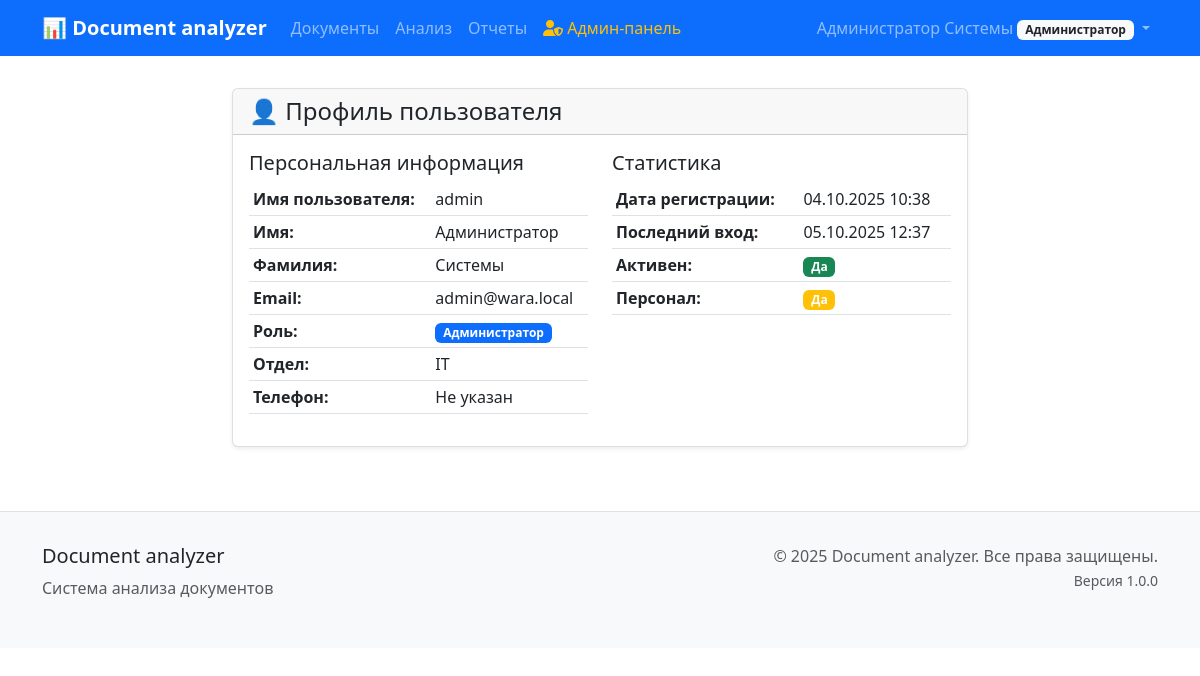
Before: /users/profile/ (signed in) with the older database file.
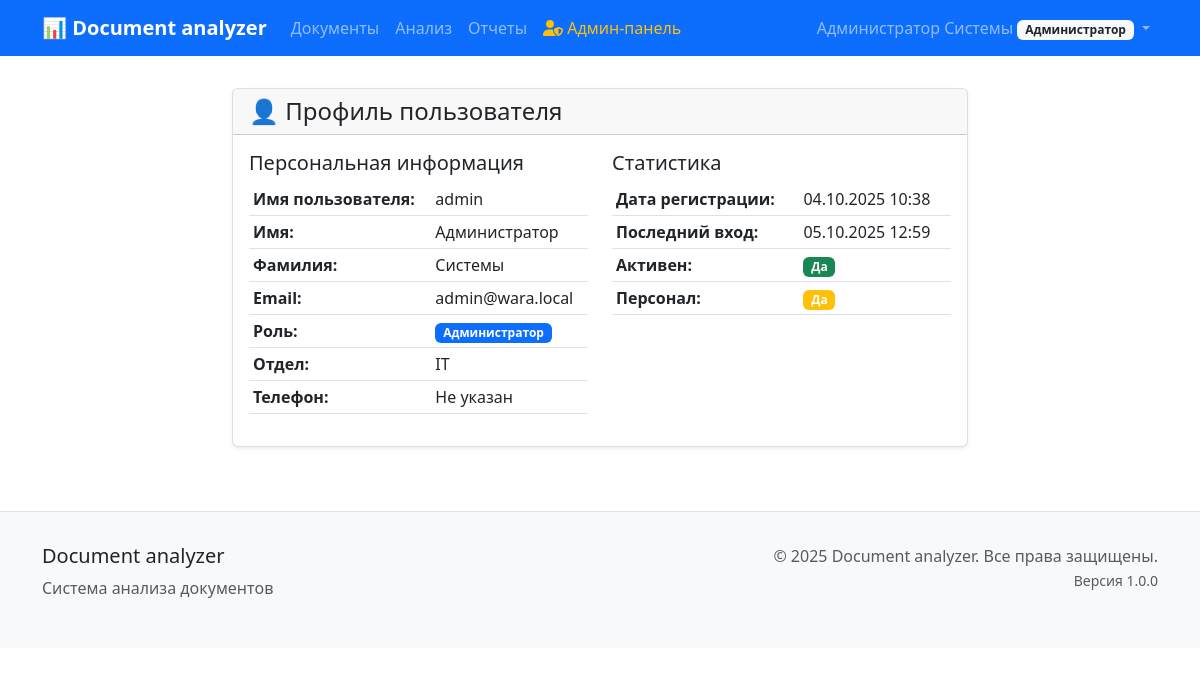
After: the same page with the newer database file.
### users/models.py (models this page shows, shortened)
class User(AbstractUser):
    ROLE_CHOICES = [
        ('admin', 'Администратор'),
        ('manager', 'Руководитель'),
        ('viewer', 'Наблюдатель'),
    ]
    role = models.CharField(
        max_length=20,
        choices=ROLE_CHOICES,
        default='viewer',
        verbose_name='Роль'
    )
    department = models.CharField(
        max_length=100,
        blank=True,
        verbose_name='Отдел'
    )
    phone = models.CharField(
        max_length=20,
        blank=True,
        verbose_name='Телефон'
    )
    notification_settings = models.JSONField(
        default=dict,
        blank=True,
        verbose_name='Настройки уведомлений'
    )
    created_at = models.DateTimeField(
        auto_now_add=True,
        verbose_name='Дата создания'
    )
    updated_at = models.DateTimeField(
        auto_now=True,
        verbose_name='Дата обновления'
    )
    class Meta:
        verbose_name = 'Пользователь'
        verbose_name_plural = 'Пользователи'
        ordering = ['username']

### users/views.py (the view)
# urls.py: path('profile/', views.UserProfileView.as_view(), name='profile'),
class UserProfileView(LoginRequiredMixin, DetailView):
    model = User
    template_name = 'users/profile.html'
    context_object_name = 'profile_user'
    def get_object(self):
        return self.request.user

### templates/users/profile.html (shortened to what the changed rows need)
{% extends 'base/base.html' %}
{% block content %}
<div class="row justify-content-center">
    <div class="col-md-8">
        <div class="card">
            <div class="card-body">
                <div class="row">
                    <div class="col-md-6">
                        <table class="table table-sm">
                            <tr>
                                <td><strong>Имя пользователя:</strong></td>
                                <td>{{ profile_user.username }}</td>
                            </tr>
                            <tr>
                                <td><strong>Имя:</strong></td>
                                <td>{{ profile_user.first_name }}</td>
                            </tr>
                            <tr>
                                <td><strong>Фамилия:</strong></td>
                                <td>{{ profile_user.last_name }}</td>
                            </tr>
                            <tr>
                                <td><strong>Email:</strong></td>
                                <td>{{ profile_user.email }}</td>
                            </tr>
                            <tr>
                                <td>
                                    <span class="badge bg-primary">
                                        {{ profile_user.get_role_display }}
                                    </span>
                                </td>
                            </tr>
                            <tr>
                                <td><strong>Отдел:</strong></td>
                                <td>{{ profile_user.department|default:"Не указан" }}</td>
                            </tr>
                            <tr>
                                <td><strong>Телефон:</strong></td>
                                <td>{{ profile_user.phone|default:"Не указан" }}</td>
                            </tr>
                        </table>
                    </div>
                    <div class="col-md-6">
                        <table class="table table-sm">
                            <tr>
                                <td><strong>Дата регистрации:</strong></td>
                                <td>{{ profile_user.date_joined|date:"d.m.Y H:i" }}</td>
                            </tr>
                            <tr>
                                <td><strong>Последний вход:</strong></td>
                                <td>
                                    {% if profile_user.last_login %}
                                        {{ profile_user.last_login|date:"d.m.Y H:i" }}
                                    {% else %}
                                        Никогда
                                    {% endif %}
                                </td>
                            </tr>
                        </table>
                    </div>
                </div>
            </div>
        </div>
    </div>
</div>
{% endblock %}

### templates/base/base.html (shortened to what this page needs)
<!DOCTYPE html>
<html lang="ru">
<head>
    <link href="https://cdn.jsdelivr.net/npm/bootstrap@5.3.0/dist/css/bootstrap.min.css" rel="stylesheet">
    <link href="https://cdnjs.cloudflare.com/ajax/libs/font-awesome/6.0.0/css/all.min.css" rel="stylesheet">
</head>
<body>
    <nav class="navbar navbar-expand-lg navbar-dark bg-primary">
        <div class="container">
            <a class="navbar-brand" href="{% url 'documents:list' %}">
                📊 Document analyzer
            </a>
            <div class="collapse navbar-collapse" id="navbarNav">
                <ul class="navbar-nav me-auto">
                    <li class="nav-item">
                        <a class="nav-link" href="{% url 'documents:list' %}">Документы</a>
                    </li>
                    <li class="nav-item">
                        <a class="nav-link" href="{% url 'analysis:list' %}">Анализ</a>
                    </li>
                    <li class="nav-item">
                        <a class="nav-link" href="{% url 'reports:list' %}">Отчеты</a>
                    </li>
                    {% if user.is_authenticated and user.is_superuser or user.role == 'admin' %}
                        <li class="nav-item">
                            <a class="nav-link text-warning" href="{% url 'users:admin_list' %}">
                                <i class="fas fa-user-shield"></i> Админ-панель
                            </a>
                        </li>
                    {% endif %}
                </ul>
                <ul class="navbar-nav">
                    {% if user.is_authenticated %}
                        <li class="nav-item dropdown">
                            <a class="nav-link dropdown-toggle" href="#" role="button" data-bs-toggle="dropdown">
                                {{ user.get_full_name|default:user.username }}
                                <span class="badge bg-light text-dark">{{ user.get_role_display }}</span>
                            </a>
                        </li>
                    {% else %}
                        <li class="nav-item">
                            <a class="nav-link" href="{% url 'users:login' %}">Войти</a>
                        </li>
                    {% endif %}
                </ul>
            </div>
        </div>
    </nav>
    <div class="container main-content">
        {% block content %}{% endblock %}
    </div>
    <footer class="footer">
        <div class="container">
            <div class="row">
                <div class="col-md-6">
                    <h5>Document analyzer</h5>
                    <p class="text-muted">Система анализа документов</p>
                </div>
                <div class="col-md-6 text-md-end">
                    <p class="text-muted">
                        &copy; 2025 Document analyzer. Все права защищены.<br>
                        <small>Версия 1.0.0</small>
                    </p>
                </div>
            </div>
        </div>
    </footer>
</body>
</html>

Changed rows visible on the page:
changed User "Администратор Системы": last_login "05.10.2025 12:37" → "05.10.2025 12:59"
